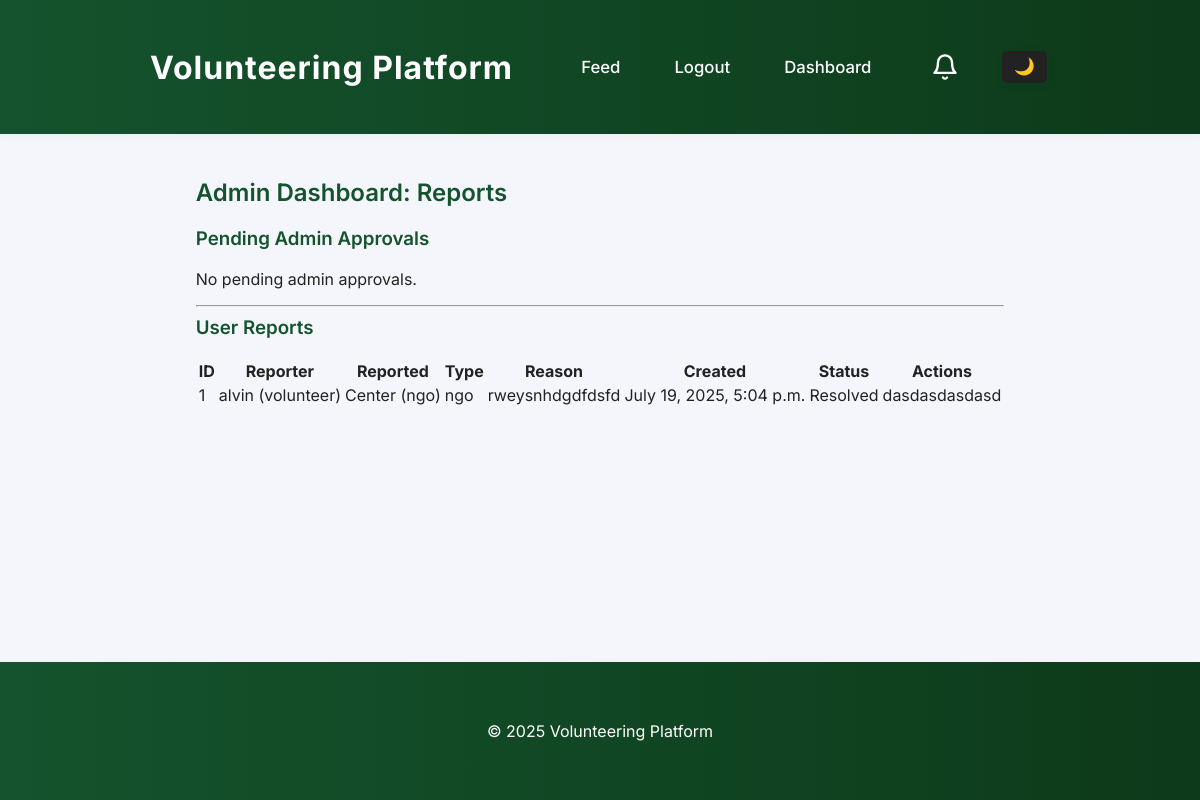
The app's page /accounts/admin_dashboard/ (signed in) with its own data.
### accounts/models.py (models this page shows, shortened)
class Report(models.Model):
    REPORT_TYPE_CHOICES = (
        ("user", "User"),
        ("ngo", "NGO"),
    )
    reporter = models.ForeignKey('accounts.User', on_delete=models.CASCADE, related_name='reports_made')
    reported = models.ForeignKey('accounts.User', on_delete=models.CASCADE, related_name='reports_received')
    report_type = models.CharField(max_length=10, choices=REPORT_TYPE_CHOICES)
    reason = models.TextField()
    created_at = models.DateTimeField(auto_now_add=True)
    handled = models.BooleanField(default=False)
    handled_by = models.ForeignKey('accounts.User', null=True, blank=True, on_delete=models.SET_NULL, related_name='reports_handled')
    handled_at = models.DateTimeField(null=True, blank=True)
    resolution = models.TextField(blank=True)

class User(AbstractUser):
    ROLE_CHOICES = (
        ("volunteer", "Volunteer"),
        ("ngo", "NGO"),
        ("admin", "Admin"),
    )
    role = models.CharField(max_length=10, choices=ROLE_CHOICES, default="volunteer")
    skills = models.CharField(max_length=255, blank=True, help_text="Comma-separated skills (e.g. Python, Fundraising, Event Planning)")
    def __str__(self):
        return f"{self.username} ({self.role})"

### accounts/views.py (the view, shortened to what this page needs)
# urls.py: path("admin_dashboard/", views.admin_dashboard, name="admin_dashboard"),
@login_required
@require_http_methods(["GET", "POST"])
def admin_dashboard(request):
    if not hasattr(request.user, 'role') or request.user.role != "admin":
        return render(request, "403.html")
    User = get_user_model()
    reports = Report.objects.all().order_by("-created_at")
    pending_admins = User.objects.filter(role="admin", is_active=False)
    users_to_manage = User.objects.filter(role__in=["volunteer", "ngo"]).order_by("role", "username")
    return render(request, "accounts/admin_dashboard.html", {"reports": reports, "pending_admins": pending_admins, "users_to_manage": users_to_manage})

### accounts/views.py (called while the page is built)
def get_notification_count(request):
    if not request.user.is_authenticated:
        return {'notification_count': 0}
    count = 0
    if hasattr(request.user, 'role'):
        if request.user.role == 'ngo':
            from feeds.models import Application
            count = Application.objects.filter(opportunity__ngo=request.user, status='pending').count()
        elif request.user.role == 'admin':
            from .models import Report
            count = Report.objects.filter(handled=False).count()
    return {'notification_count': count}

### feeds/templatetags/bg_images.py (called while the page is built)
@register.simple_tag
def random_bg_image():
    img_dir = os.path.join(settings.STATIC_ROOT or settings.STATICFILES_DIRS[0], 'img')
    try:
        files = [f for f in os.listdir(img_dir) if f.lower().endswith(('.jpg', '.jpeg', '.png', '.webp', '.gif'))]
    except Exception:
        files = []
    import random
    if files:
        return 'img/' + random.choice(files)
    return ''

### accounts/templates/accounts/admin_dashboard.html (shortened to what this page needs)
{% extends "base.html" %}
{% block content %}
  <h2>Admin Dashboard: Reports</h2>
  <h3>Pending Admin Approvals</h3>
  {% if pending_admins %}
    <table>
      <thead>
        <tr>
          <th>Username</th>
          <th>Email</th>
          <th>Approve</th>
        </tr>
      </thead>
      <tbody>
        {% for admin in pending_admins %}
        <tr>
          <td>{{ admin.username }}</td>
          <td>{{ admin.email }}</td>
          <td>
            <form method="post" style="display:inline;">
              {% csrf_token %}
              <input type="hidden" name="approve_admin_id" value="{{ admin.id }}">
              <button type="submit">Approve</button>
            </form>
            <form method="post" style="display:inline; margin-left:8px;">
              {% csrf_token %}
              <input type="hidden" name="reject_admin_id" value="{{ admin.id }}">
              <button type="submit" style="background:#c00; color:#fff;">Reject</button>
            </form>
          </td>
        </tr>
        {% endfor %}
      </tbody>
    </table>
  {% else %}
    <p>No pending admin approvals.</p>
  {% endif %}
  <hr>
  <h3>User Reports</h3>
  {% if reports %}
    <table>
      <thead>
        <tr>
          <th>ID</th>
          <th>Reporter</th>
          <th>Reported</th>
          <th>Type</th>
          <th>Reason</th>
          <th>Created</th>
          <th>Status</th>
          <th>Actions</th>
        </tr>
      </thead>
      <tbody>
        {% for report in reports %}
        <tr>
          <td>{{ report.id }}</td>
          <td>{{ report.reporter }}</td>
          <td>{{ report.reported }}</td>
          <td>{{ report.report_type }}</td>
          <td>{{ report.reason }}</td>
          <td>{{ report.created_at }}</td>
          <td>{% if report.handled %}Resolved{% else %}Open{% endif %}</td>
          <td>
            {% if not report.handled %}
              <form method="post" style="display:inline;">
                {% csrf_token %}
                <input type="hidden" name="report_id" value="{{ report.id }}">
                <textarea name="resolution" rows="2" placeholder="Resolution..." required></textarea>
                <button type="submit">Resolve</button>
              </form>
            {% else %}
              <span>{{ report.resolution }}</span>
            {% endif %}
          </td>
        </tr>
        {% endfor %}
      </tbody>
    </table>
  {% else %}
    <p>No reports found.</p>
  {% endif %}
{% endblock %}

### static/css/style.css (style rules this page uses)
:root { --main-green: #14532d; --main-green-dark: #0d3a1a; --main-green-light: #22c55e; }
body { font-family: 'Inter', Arial, sans-serif; margin: 0; padding: 0; background-color: #f4f6fb; color: #222; transition: background 0.3s, color 0.3s; }
h1, h2, h3 { font-weight: 600; color: var(--main-green); margin-top: 0.5em; transition: color 0.3s; }

### templates/base.html (style rules this page uses)
html, body { height: 100%; }
body { min-height: 100vh; display: flex; flex-direction: column; }

### records on screen
Report: id "1", reporter "alvin (volunteer)", reported "Center (ngo)", report_type "ngo", reason "rweysnhdgdfdsfd", created_at "July 19, 2025, 5:04 p.m.", handled "Resolved", resolution "dasdasdasdasd"
